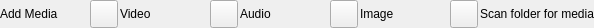
<?xml version="1.0" encoding="UTF-8"?>
<ui version="4.0">
 <class>FileMediaSelectWidgetUi</class>
 <widget class="QFrame" name="FileMediaSelectWidgetUi">
  <property name="geometry">
   <rect>
    <x>0</x>
    <y>0</y>
    <width>594</width>
    <height>28</height>
   </rect>
  </property>
  <property name="sizePolicy">
   <sizepolicy hsizetype="Expanding" vsizetype="Preferred">
    <horstretch>0</horstretch>
    <verstretch>0</verstretch>
   </sizepolicy>
  </property>
  <property name="minimumSize">
   <size>
    <width>0</width>
    <height>0</height>
   </size>
  </property>
  <property name="windowTitle">
   <string>Form</string>
  </property>
  <property name="styleSheet">
   <string notr="true"/>
  </property>
  <layout class="QHBoxLayout" name="horizontalLayout">
   <property name="spacing">
    <number>2</number>
   </property>
   <property name="leftMargin">
    <number>0</number>
   </property>
   <property name="topMargin">
    <number>0</number>
   </property>
   <property name="rightMargin">
    <number>0</number>
   </property>
   <property name="bottomMargin">
    <number>0</number>
   </property>
   <item>
    <widget class="QLabel" name="label">
     <property name="sizePolicy">
      <sizepolicy hsizetype="Minimum" vsizetype="Preferred">
       <horstretch>0</horstretch>
       <verstretch>0</verstretch>
      </sizepolicy>
     </property>
     <property name="text">
      <string>Add Media</string>
     </property>
    </widget>
   </item>
   <item>
    <widget class="VxPushButton" name="m_FileMediaVideoButton">
     <property name="minimumSize">
      <size>
       <width>28</width>
       <height>28</height>
      </size>
     </property>
     <property name="maximumSize">
      <size>
       <width>28</width>
       <height>28</height>
      </size>
     </property>
     <property name="text">
      <string/>
     </property>
     <property name="iconSize">
      <size>
       <width>28</width>
       <height>28</height>
      </size>
     </property>
    </widget>
   </item>
   <item>
    <widget class="VxLabel" name="m_VideoLabel">
     <property name="text">
      <string>Video</string>
     </property>
    </widget>
   </item>
   <item>
    <widget class="VxPushButton" name="m_FileMediaAudioButton">
     <property name="minimumSize">
      <size>
       <width>28</width>
       <height>28</height>
      </size>
     </property>
     <property name="maximumSize">
      <size>
       <width>28</width>
       <height>28</height>
      </size>
     </property>
     <property name="text">
      <string/>
     </property>
     <property name="iconSize">
      <size>
       <width>28</width>
       <height>28</height>
      </size>
     </property>
    </widget>
   </item>
   <item>
    <widget class="VxLabel" name="m_AudioLabel">
     <property name="text">
      <string>Audio</string>
     </property>
    </widget>
   </item>
   <item>
    <widget class="VxPushButton" name="m_FileMediaImageButton">
     <property name="minimumSize">
      <size>
       <width>28</width>
       <height>28</height>
      </size>
     </property>
     <property name="maximumSize">
      <size>
       <width>28</width>
       <height>28</height>
      </size>
     </property>
     <property name="text">
      <string/>
     </property>
     <property name="iconSize">
      <size>
       <width>28</width>
       <height>28</height>
      </size>
     </property>
    </widget>
   </item>
   <item>
    <widget class="VxLabel" name="m_ImageLabel">
     <property name="text">
      <string>Image</string>
     </property>
    </widget>
   </item>
   <item>
    <widget class="VxPushButton" name="m_FileMediaFolderButton">
     <property name="minimumSize">
      <size>
       <width>28</width>
       <height>28</height>
      </size>
     </property>
     <property name="maximumSize">
      <size>
       <width>28</width>
       <height>28</height>
      </size>
     </property>
     <property name="text">
      <string/>
     </property>
     <property name="iconSize">
      <size>
       <width>28</width>
       <height>28</height>
      </size>
     </property>
    </widget>
   </item>
   <item>
    <widget class="VxLabel" name="m_FolderLabel">
     <property name="text">
      <string>Scan folder for media</string>
     </property>
    </widget>
   </item>
  </layout>
 </widget>
 <customwidgets>
  <customwidget>
   <class>VxPushButton</class>
   <extends>QPushButton</extends>
   <header>VxPushButton.h</header>
  </customwidget>
  <customwidget>
   <class>VxLabel</class>
   <extends>QLabel</extends>
   <header>VxLabel.h</header>
  </customwidget>
 </customwidgets>
 <resources/>
 <connections/>
</ui>
